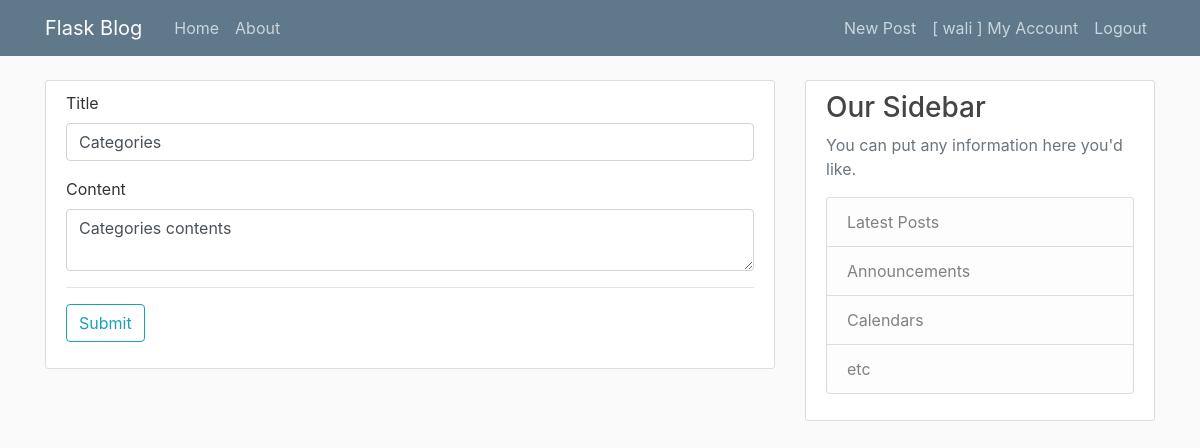
Screenshot of /post/4/update (signed in) with the database file from the repository.
### flaskblog/models.py (models this page shows, shortened)
class User (db.Model, UserMixin):
    id = db.Column(db.Integer, primary_key = True)
    username = db.Column(db.String(20), unique = True, nullable = False)
    email = db.Column(db.String(120), unique = True, nullable = False)
    password = db.Column(db.String(60), nullable = False)
    image = db.Column(db.String(20), nullable = False, default = "default.jpg")
    posts = db.relationship('Post', backref='author', lazy = True)

class Post (db.Model):
    id = db.Column(db.Integer, primary_key = True)
    title = db.Column(db.String(20), nullable = False)
    content = db.Column(db.String(200), nullable = False)
    date_posted = db.Column(db.DateTime, nullable = False, default=datetime.utcnow)
    userid = db.Column (db.Integer, db.ForeignKey('user.id'), nullable= False)

### flaskblog/posts/routes.py (the view)
@posts.route('/post/<int:post_id>/update', methods = ['GET', 'POST'])
@login_required
def Update_Blogpost(post_id):
    post = Post.query.get_or_404(post_id)
    if post.author != current_user:
        abort(403)
    form = NewPostForm()
    if form.validate_on_submit():
        post.title = form.title.data
        post.content = form.content.data
        db.session.commit()
        flash('Post Updated', category='success')
        return redirect(url_for('posts.Blogpost', post_id = post.id))
    elif request.method == 'GET':
        form.title.data = post.title
        form.content.data = post.content
    return render_template('newpost.html', title = 'Update Post', form = form)

### flaskblog/posts/forms.py
class NewPostForm(FlaskForm):
    title = StringField('Title', validators = [DataRequired()])
    content = TextAreaField('Content', validators = [ DataRequired()])
    submit = SubmitField('Submit')

### flaskblog/models.py (called while the page is built)
@login_manager.user_loader
def load_user(userid):
    return User.query.get(int(userid))

### flaskblog/templates/newpost.html (shortened to what this page needs)
{% extends "layout.html" %}
{% block contents %}
<div class="content-section">
    <form action="" method="post">
        <div class="form-group">
            {{ form.title.label(class="form-control-label") }}
            {% if form.title.errors: %}
                {{ form.title(class="form-control is-invalid") }}
                <span class="invalid-feedback">
                    {% for error in form.title.errors %}
                        {{error}}
                    {% endfor %}
                </span>
            {% else %}
                {{ form.title(class="form-control") }}
            {% endif %}
        </div>
        <div class="form-group">
            {{ form.content.label(class="form-control-label") }}
            {% if form.content.errors: %}
                {{ form.content(class="form-control is-invalid") }}
                <span class="invalid-feedback">
                    {% for error in form.content.errors %}
                        {{error}}
                    {% endfor %}
                </span>
            {% else %}
                {{ form.content(class="form-control") }}
            {% endif %}
        </div>
        <hr>
        <div class="form-group">
            {{ form.submit(class="btn btn-outline-info") }}
        </div>
    </form>
</div>
{% endblock contents%}

### flaskblog/templates/layout.html (shortened to what this page needs)
<!DOCTYPE html>
<html>
<head>
    <link rel="stylesheet" href="https://cdn.jsdelivr.net/npm/bootstrap@4.5.3/dist/css/bootstrap.min.css"
>
    <link rel='stylesheet' type='text/css' media='screen' href="{{ url_for('static', filename='main.css' ) }}">
</head>
<body>
    <header class="site-header">
        <nav class="navbar navbar-expand-md navbar-dark bg-steel fixed-top">
          <div class="container">
            <a class="navbar-brand mr-4" href="/">Flask Blog</a>
            <div class="collapse navbar-collapse" id="navbarToggle">
              <div class="navbar-nav mr-auto">
                <a class="nav-item nav-link" href="{{ url_for('main.home') }}">Home</a>
                <a class="nav-item nav-link" href="{{ url_for('main.about') }}">About</a>
              </div>
              <div class="navbar-nav">
                {% if not current_user.is_authenticated %}
                  <a class="nav-item nav-link" href="{{ url_for('users.login') }}">Login</a>
                  <a class="nav-item nav-link" href="{{ url_for('users.register') }}">Register</a>
                {% else %}
                  <a class="nav-item nav-link" href="{{ url_for('posts.newPost') }}">New Post</a>
                  <a class="nav-item nav-link" href="{{ url_for('users.account') }}">[ {{ current_user.username }} ] My Account</a>
                  <a class="nav-item nav-link" href="{{ url_for('users.logout') }}">Logout</a>
                {% endif%}
              </div>
            </div>
          </div>
        </nav>
      </header>
      <main role="main" class="container">
        <div class="row">
          <div class="col-md-8">
            {% block contents %}{% endblock contents %}
          </div>
          <div class="col-md-4">
            <div class="content-section">
              <h3>Our Sidebar</h3>
              <p class='text-muted'>You can put any information here you'd like.
                <ul class="list-group">
                  <li class="list-group-item list-group-item-light">Latest Posts</li>
                  <li class="list-group-item list-group-item-light">Announcements</li>
                  <li class="list-group-item list-group-item-light">Calendars</li>
                  <li class="list-group-item list-group-item-light">etc</li>
                </ul>
              </p>
            </div>
          </div>
        </div>
      </main>
</body>
</html>

### flaskblog/static/main.css (style rules this page uses)
body { background: #fafafa; color: #333333; margin-top: 5rem; }
h1, h2, h3, h4, h5, h6 { color: #444444; }
.bg-steel { background-color: #5f788a; }
.site-header .navbar-nav .nav-link { color: #cbd5db; }
.content-section { background: #ffffff; padding: 10px 20px; border: 1px solid #dddddd; border-radius: 3px; margin-bottom: 20px; }

### rows the page displays
User: username "wali"
Post: title "Categories", content "Categories contents"
